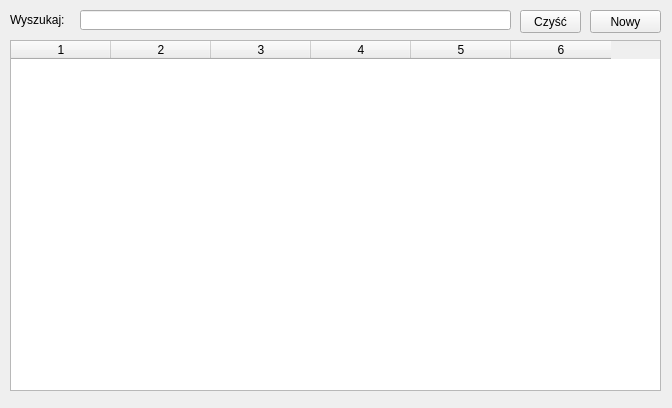
<?xml version="1.0" encoding="UTF-8"?>
<ui version="4.0">
 <class>pacjenci</class>
 <widget class="QWidget" name="pacjenci">
  <property name="geometry">
   <rect>
    <x>0</x>
    <y>0</y>
    <width>672</width>
    <height>408</height>
   </rect>
  </property>
  <property name="windowTitle">
   <string>Pacjenci</string>
  </property>
  <widget class="QPushButton" name="btnCzysc">
   <property name="geometry">
    <rect>
     <x>520</x>
     <y>10</y>
     <width>61</width>
     <height>23</height>
    </rect>
   </property>
   <property name="text">
    <string>Czyść</string>
   </property>
  </widget>
  <widget class="QPushButton" name="btnNowy">
   <property name="geometry">
    <rect>
     <x>590</x>
     <y>10</y>
     <width>71</width>
     <height>23</height>
    </rect>
   </property>
   <property name="text">
    <string>Nowy</string>
   </property>
   <property name="icon">
    <iconset resource="icons.qrc">
     <normaloff>:/icon/icons/add.png</normaloff>:/icon/icons/add.png</iconset>
   </property>
  </widget>
  <widget class="QLineEdit" name="filtr">
   <property name="geometry">
    <rect>
     <x>80</x>
     <y>10</y>
     <width>431</width>
     <height>20</height>
    </rect>
   </property>
  </widget>
  <widget class="QLabel" name="label">
   <property name="geometry">
    <rect>
     <x>10</x>
     <y>10</y>
     <width>71</width>
     <height>20</height>
    </rect>
   </property>
   <property name="text">
    <string>Wyszukaj:</string>
   </property>
  </widget>
  <widget class="QTableWidget" name="tPacjenci">
   <property name="geometry">
    <rect>
     <x>10</x>
     <y>40</y>
     <width>651</width>
     <height>351</height>
    </rect>
   </property>
   <property name="sizePolicy">
    <sizepolicy hsizetype="Expanding" vsizetype="Expanding">
     <horstretch>0</horstretch>
     <verstretch>0</verstretch>
    </sizepolicy>
   </property>
   <property name="editTriggers">
    <set>QAbstractItemView::NoEditTriggers</set>
   </property>
   <property name="selectionMode">
    <enum>QAbstractItemView::SingleSelection</enum>
   </property>
   <property name="selectionBehavior">
    <enum>QAbstractItemView::SelectRows</enum>
   </property>
   <property name="showGrid">
    <bool>true</bool>
   </property>
   <property name="sortingEnabled">
    <bool>true</bool>
   </property>
   <property name="rowCount">
    <number>0</number>
   </property>
   <property name="columnCount">
    <number>6</number>
   </property>
   <attribute name="horizontalHeaderMinimumSectionSize">
    <number>30</number>
   </attribute>
   <attribute name="horizontalHeaderDefaultSectionSize">
    <number>100</number>
   </attribute>
   <attribute name="horizontalHeaderShowSortIndicator" stdset="0">
    <bool>true</bool>
   </attribute>
   <attribute name="horizontalHeaderStretchLastSection">
    <bool>false</bool>
   </attribute>
   <attribute name="verticalHeaderVisible">
    <bool>false</bool>
   </attribute>
   <attribute name="verticalHeaderDefaultSectionSize">
    <number>21</number>
   </attribute>
   <attribute name="verticalHeaderShowSortIndicator" stdset="0">
    <bool>true</bool>
   </attribute>
   <attribute name="verticalHeaderStretchLastSection">
    <bool>false</bool>
   </attribute>
   <column/>
   <column/>
   <column/>
   <column/>
   <column/>
   <column/>
  </widget>
 </widget>
 <resources>
  <include location="icons.qrc"/>
 </resources>
 <connections/>
</ui>
